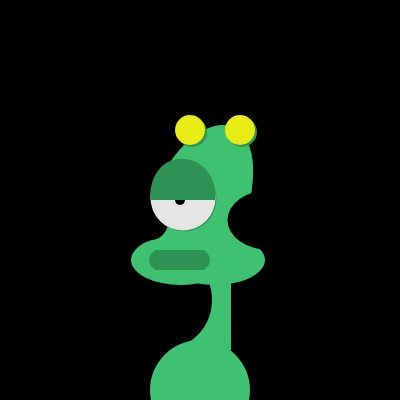
Frame 1 (no input)
Frame 60 (no input): identical to frame 1, image omitted
Frame 120 (the mouse pressed at the canvas centre since frame 60): identical to frame 1, image omitted

The p5.js sketch that drew this single still picture (run headless with seeded random() and noise() and a simulated clock; from frame 60 on, the mouse is pressed at the canvas centre):

// p5.js sketch
// ── sketch.js
function setup() {
  createCanvas(400, 400);
}

function draw() {
  background("#000000");
  translate(150,100)
  noStroke();
  fill("#3EC171")
  beginShape();
  vertex(0,100);
  bezierVertex(40,0,120,0,100,100);
  endShape();
  ellipse(50,110,100,100);
  rect(21,150,60,100);
  fill("#000000");
  ellipse(12,200,100,100)
  fill("#3EC171")
  ellipse(31,160,100,50)
  ellipse(65,160,100,50)
  ellipse(50,290,100,100)
  fill("#000000")
  ellipse(120,120,85,60)
  ellipse(1,120,35,40)
  
  //mouth
  fill("#2F9255")
  rect(5,150,50,20)
  ellipse(9,160,20,20)
  ellipse(50,160,20,20)
  
  //anteena
  fill("#2F9255");
  ellipse(42,32,30,30)
  ellipse(92,32,30,30)
  fill("#E8EB14");
  ellipse(40,30,30,30)
  ellipse(90,30,30,30)
  
  //eyeshadow
  fill ("#2F9255");
  ellipse(34,99,65,65);
  
  //eyesbase
  fill("#E5E5E6");
  ellipse(33,98,65,65)
  
  
  //eyeball
  fill(0);
  ellipse(30,100,10,10)
  
  //eyeshade
  fill("#2F9255");
  beginShape();
  vertex(0,100);
  bezierVertex(-1,40,70,50,65,100)
  endShape();

  
}
